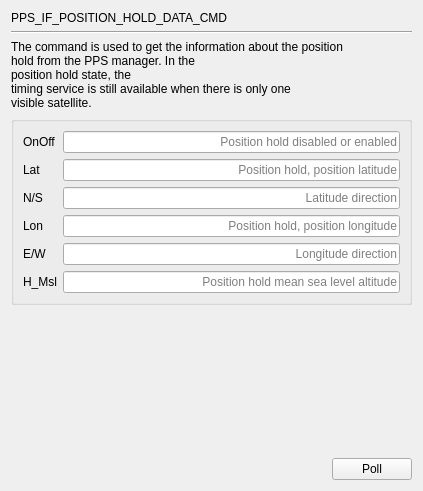
     <widget class="QWidget" name="page_PPS_IF_POSITION_HOLD_DATA_CMD">
      <layout class="QGridLayout" name="gridLayout_29">
       <item row="0" column="0">
        <widget class="QLabel" name="label_28">
         <property name="text">
          <string>PPS_IF_POSITION_HOLD_DATA_CMD</string>
         </property>
        </widget>
       </item>
       <item row="1" column="0" colspan="2">
        <widget class="Line" name="line_2">
         <property name="orientation">
          <enum>Qt::Horizontal</enum>
         </property>
        </widget>
       </item>
       <item row="2" column="0" colspan="2">
        <widget class="QLabel" name="label_29">
         <property name="text">
          <string>The command is used to get the information about the position 
hold from the PPS manager. In the
position hold state, the 
timing service is still available when there is only one 
visible satellite.</string>
         </property>
        </widget>
       </item>
       <item row="3" column="0" colspan="2">
        <widget class="QGroupBox" name="groupBox_10">
         <property name="title">
          <string/>
         </property>
         <layout class="QGridLayout" name="gridLayout_28">
          <item row="0" column="0">
           <widget class="QLabel" name="label_30">
            <property name="text">
             <string>OnOff</string>
            </property>
           </widget>
          </item>
          <item row="0" column="1">
           <widget class="QLineEdit" name="lineEdit_PPS_HOLD_OnOff">
            <property name="alignment">
             <set>Qt::AlignRight|Qt::AlignTrailing|Qt::AlignVCenter</set>
            </property>
            <property name="readOnly">
             <bool>true</bool>
            </property>
            <property name="placeholderText">
             <string>Position hold disabled or enabled</string>
            </property>
           </widget>
          </item>
          <item row="1" column="0">
           <widget class="QLabel" name="label_Lat">
            <property name="text">
             <string>Lat</string>
            </property>
           </widget>
          </item>
          <item row="1" column="1">
           <widget class="QLineEdit" name="lineEdit_PPS_HOLD_Lat">
            <property name="alignment">
             <set>Qt::AlignRight|Qt::AlignTrailing|Qt::AlignVCenter</set>
            </property>
            <property name="readOnly">
             <bool>true</bool>
            </property>
            <property name="placeholderText">
             <string>Position hold, position latitude</string>
            </property>
           </widget>
          </item>
          <item row="2" column="0">
           <widget class="QLabel" name="label_34">
            <property name="text">
             <string>N/S</string>
            </property>
           </widget>
          </item>
          <item row="2" column="1">
           <widget class="QLineEdit" name="lineEdit_PPS_HOLD_NS">
            <property name="alignment">
             <set>Qt::AlignRight|Qt::AlignTrailing|Qt::AlignVCenter</set>
            </property>
            <property name="readOnly">
             <bool>true</bool>
            </property>
            <property name="placeholderText">
             <string>Latitude direction</string>
            </property>
           </widget>
          </item>
          <item row="3" column="0">
           <widget class="QLabel" name="label_33">
            <property name="text">
             <string>Lon</string>
            </property>
           </widget>
          </item>
          <item row="3" column="1">
           <widget class="QLineEdit" name="lineEdit_PPS_HOLD_Lon">
            <property name="alignment">
             <set>Qt::AlignRight|Qt::AlignTrailing|Qt::AlignVCenter</set>
            </property>
            <property name="readOnly">
             <bool>true</bool>
            </property>
            <property name="placeholderText">
             <string>Position hold, position longitude</string>
            </property>
           </widget>
          </item>
          <item row="4" column="0">
           <widget class="QLabel" name="label_32">
            <property name="text">
             <string>E/W</string>
            </property>
           </widget>
          </item>
          <item row="4" column="1">
           <widget class="QLineEdit" name="lineEdit_PPS_HOLD_EW">
            <property name="alignment">
             <set>Qt::AlignRight|Qt::AlignTrailing|Qt::AlignVCenter</set>
            </property>
            <property name="readOnly">
             <bool>true</bool>
            </property>
            <property name="placeholderText">
             <string>Longitude direction</string>
            </property>
           </widget>
          </item>
          <item row="5" column="0">
           <widget class="QLabel" name="label_35">
            <property name="text">
             <string>H_Msl</string>
            </property>
           </widget>
          </item>
          <item row="5" column="1">
           <widget class="QLineEdit" name="lineEdit_PPS_HOLD_H_Msl">
            <property name="alignment">
             <set>Qt::AlignRight|Qt::AlignTrailing|Qt::AlignVCenter</set>
            </property>
            <property name="readOnly">
             <bool>true</bool>
            </property>
            <property name="placeholderText">
             <string>Position hold mean sea level altitude</string>
            </property>
           </widget>
          </item>
         </layout>
        </widget>
       </item>
       <item row="4" column="1">
        <spacer name="verticalSpacer_5">
         <property name="orientation">
          <enum>Qt::Vertical</enum>
         </property>
         <property name="sizeHint" stdset="0">
          <size>
           <width>20</width>
           <height>147</height>
          </size>
         </property>
        </spacer>
       </item>
       <item row="5" column="0">
        <spacer name="horizontalSpacer_18">
         <property name="orientation">
          <enum>Qt::Horizontal</enum>
         </property>
         <property name="sizeHint" stdset="0">
          <size>
           <width>315</width>
           <height>20</height>
          </size>
         </property>
        </spacer>
       </item>
       <item row="5" column="1">
        <widget class="QPushButton" name="poll_PPS_POSITION_HOLD">
         <property name="text">
          <string>Poll</string>
         </property>
        </widget>
       </item>
      </layout>
     </widget>
